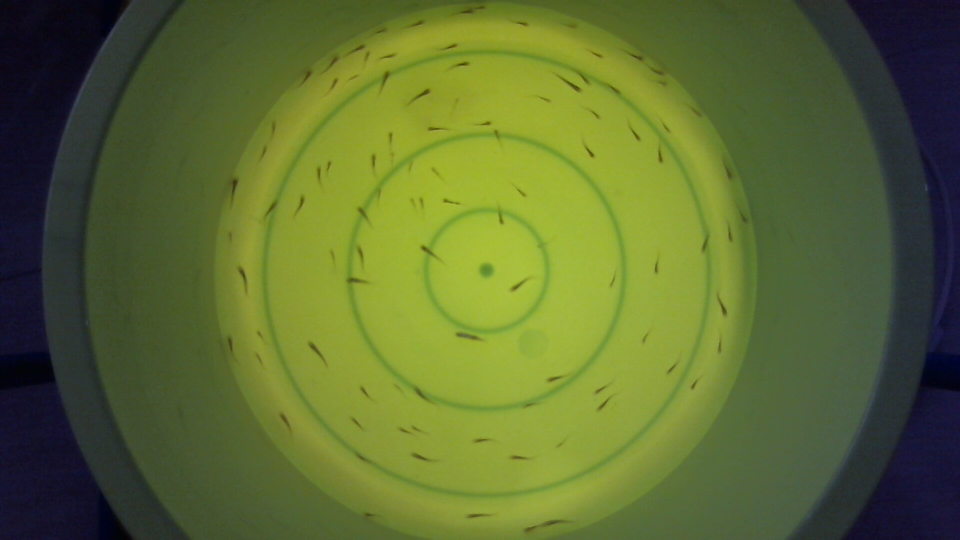
#> input picture IMAGES/100/my_photo-1.jpg, 1920 x 1080 px (shown at 1/2 size); its folder holds 5 pictures in this run
$ jupyter execute --allow-errors fry_preprocessing.ipynb
#> lines starting #> are read from the running program, lines starting #| are printed output that depends on the picture; after the words box and inside, x2 and y2 are one past the last pixel; in counts of white or black regions, pixels touching at a corner belong together
[cell 1]
import cv2 as cv
import numpy as np
import os
import pandas as pd

[cell 2]
# Function for opening image
def get_img(img_path, grayscale=True):
#> called with img_path = './IMAGES/100/my_photo-1.jpg', grayscale = True
    img = cv.imread(img_path)
#> img is the input picture: shape (1080, 1920, 3); mean B, G, R 49.3, 107.5, 93.1
    if grayscale:
        return cv.cvtColor(img, cv.COLOR_BGR2GRAY)
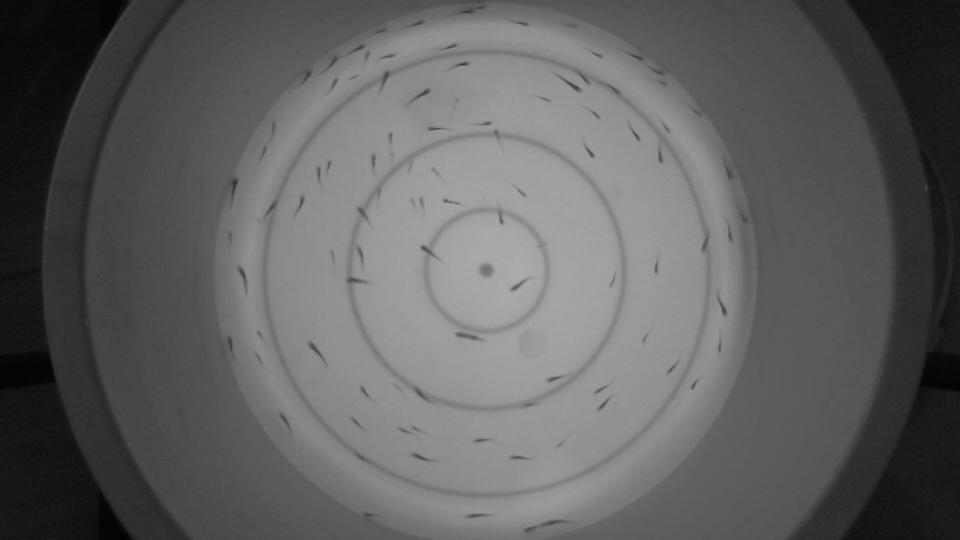
#> returned value: shape (1080, 1920) (shown at 1/2 size); min 0, max 179, mean 96.5
#> call 2 of get_img, with img_path = './IMAGES/100/background.jpg', grayscale = True
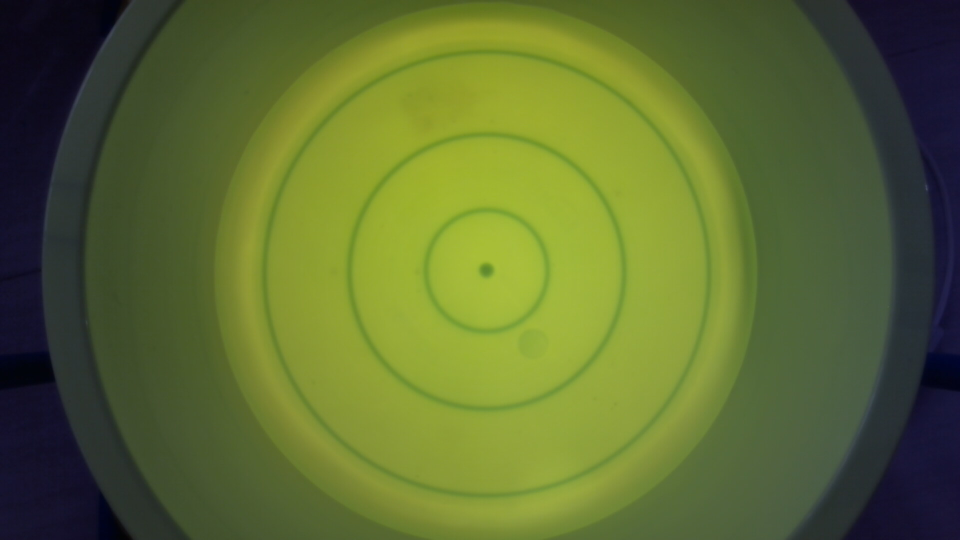
#> input picture IMAGES/100/background.jpg, 1920 x 1080 px (shown at 1/2 size)
#> in get_img, img is the input picture: shape (1080, 1920, 3); mean B, G, R 49.4, 107.8, 93.4
    return img

# Function for cropping image
def crop_img(img):
    img_centerX = img.shape[1] // 2
#> img_centerX = 960
    img_centerY = img.shape[0] // 2
#> img_centerY = 540

    # Initialize mask to use
    mask = np.zeros(img.shape, dtype=np.uint8)

    # Crop the image
    region_to_cut = cv.ellipse(mask, (img_centerX, img_centerY), (547, 547), 0, 0, 360, 255, -1)
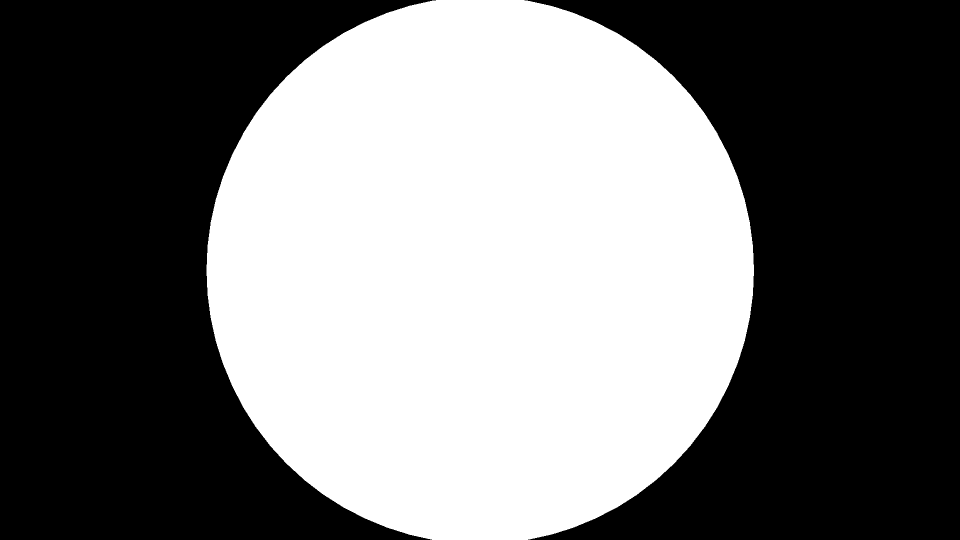
#> mask: shape (1080, 1920) (shown at 1/2 size); 45.3% white; 1 white region, box (x1, y1, x2, y2) and area: (413, 0, 1508, 1080) 938950
    cropped_img = cv.bitwise_or(img, img, mask=region_to_cut)
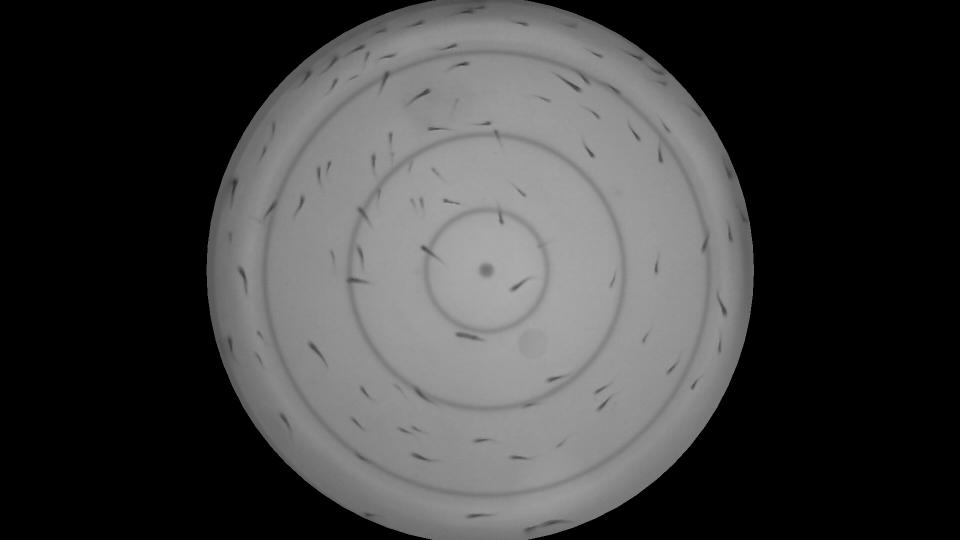
#> cropped_img: shape (1080, 1920) (shown at 1/2 size); min 0, max 179, mean 63.1
    return cropped_img[:, img_centerX-600:img_centerX+600]
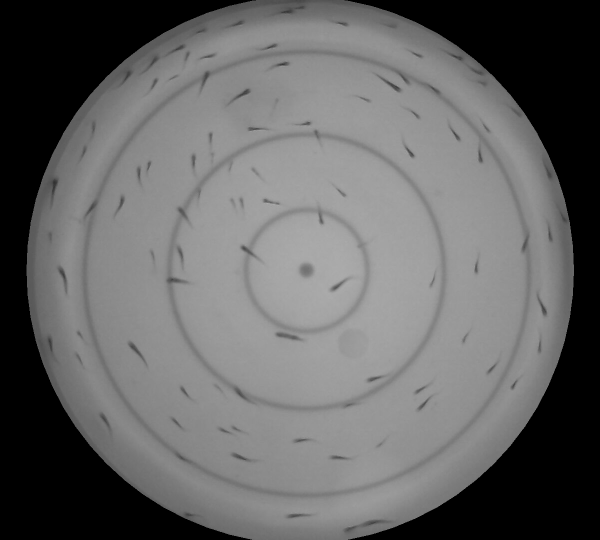
#> returned value: shape (1080, 1200) (shown at 1/2 size); min 0, max 179, mean 100.9

# Gaussian Blur Function
def gaussian_blur(img, kernel_a, kernel_b):
    return cv.GaussianBlur(img, (kernel_a, kernel_b), 0)

# Remove the background from the fry image
def img_diff(img, bg_img):
    return cv.absdiff(img, bg_img)
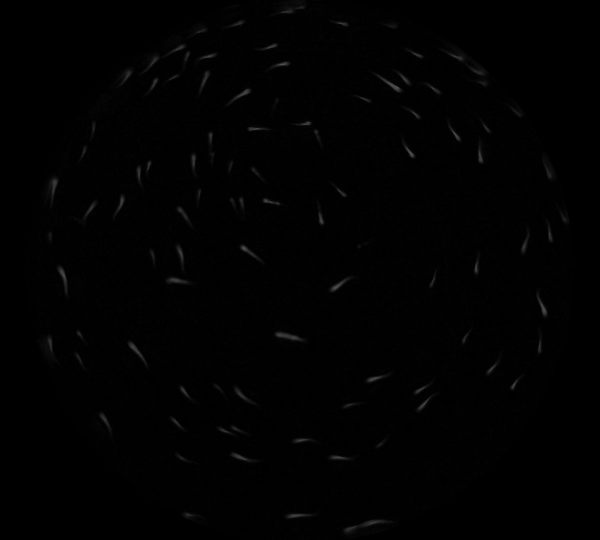
#> returned value: shape (1080, 1200) (shown at 1/2 size); min 0, max 92, mean 1.4

# Image Segmentation Using Thresholding Function
def threshold_img(diff_img, type='OTSU', block=0, c=0):
#> called with type = 'ADAPTIVE', block = 37, c = 5
    if type == 'OTSU':
        _, thresh_img = cv.threshold(diff_img, 0, 255, cv.THRESH_BINARY + cv.THRESH_OTSU)
        return thresh_img
    return cv.adaptiveThreshold(diff_img, 256, cv.ADAPTIVE_THRESH_GAUSSIAN_C, cv.THRESH_BINARY, block, c)
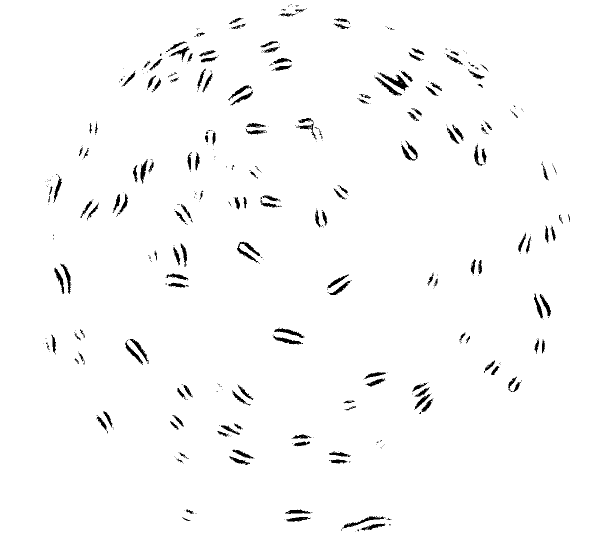
#> returned value: shape (1080, 1200) (shown at 1/2 size); 97.9% white; 459 black regions (295 under 20 px)

# Histogram Counter
def histogram_counter(thres_img, pixel_to_count='white'):
    if pixel_to_count == 'white':
        return np.count_nonzero(thres_img == 255)
    return np.count_nonzero(thres_img == 0)

# Countour Detection
def contour_detection(thres_img):
    contours, _ = cv.findContours(thres_img, cv.RETR_TREE, cv.CHAIN_APPROX_SIMPLE)
    return contours

[cell 3]
# Path to the images (100)
path = './IMAGES/100/'
list_images_100 = [f for f in os.listdir(path) if f.startswith('my_photo')]
list_paths_100 = [path + f for f in list_images_100]

# Path to the images (200)
path = './IMAGES/200/'
#> (the rest of this cell did not finish here and is left out)

Initialize Dataframes

[cell 4]
df = pd.DataFrame(columns=['white_pixels', 'contours', 'label'])
os.makedirs('./exported_df', exist_ok=True)

[cell 5]
# Image with 100
df_100 = df.copy()
for img_path in list_paths_100:
    # Initialize the images
    img = get_img(img_path)
    bg_img = get_img('./IMAGES/100/background.jpg')

    # Crop the images
    img = crop_img(img)
    bg_img = crop_img(bg_img)

    # Image Difference
    diff_img = img_diff(img, bg_img)

    # Adaptive Gaussian Threshold
    thresh_img = threshold_img(diff_img, type="ADAPTIVE", block=37, c=5)
    cv.imshow('sample', thresh_img)

    # Histogram (White Pixel) Counter
    white_pixels = histogram_counter(thresh_img)
#> white_pixels = 1269378

    # Length of Contours
    contours = contour_detection(thresh_img)
#> in contour_detection, `contours, _ = cv.findContours(thres_img, cv.RETR_TREE, cv.CHAIN_APPROX..`: contours = 827 contours, 644 with area under 20; largest, box (x1, y1, x2, y2) and area: (0, 0, 1200, 1080) 1293721, (755, 144, 819, 183) 714, (473, 482, 521, 526) 678, (684, 1031, 769, 1059) 550, (591, 235, 634, 280) 509
    df_100 = pd.concat([df_100, pd.DataFrame({'white_pixels': [white_pixels], 'contours': [len(contours)], 'label': [100]})], ignore_index=True)
#> df_100 = table of 1 rows and 3 columns
#> pass 2 of the loop `for img_path in list_paths_100:`:
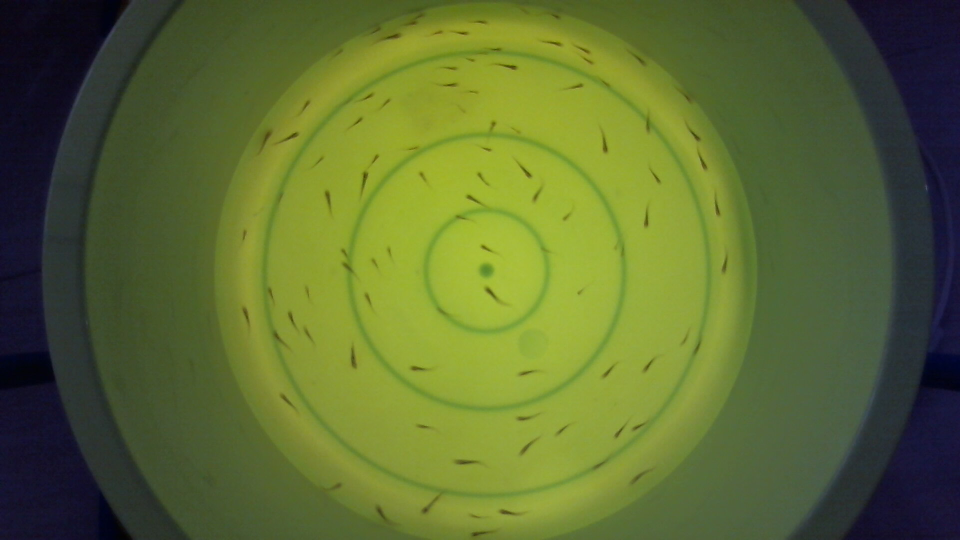
#> input picture IMAGES/100/my_photo-11.jpg, 1920 x 1080 px (shown at 1/2 size)
#> in get_img, img is the input picture: shape (1080, 1920, 3); mean B, G, R 49.4, 107.5, 93
#> in crop_img (call 3), `cropped_img = cv.bitwise_or(img, img, mask=region_to_cut)`:
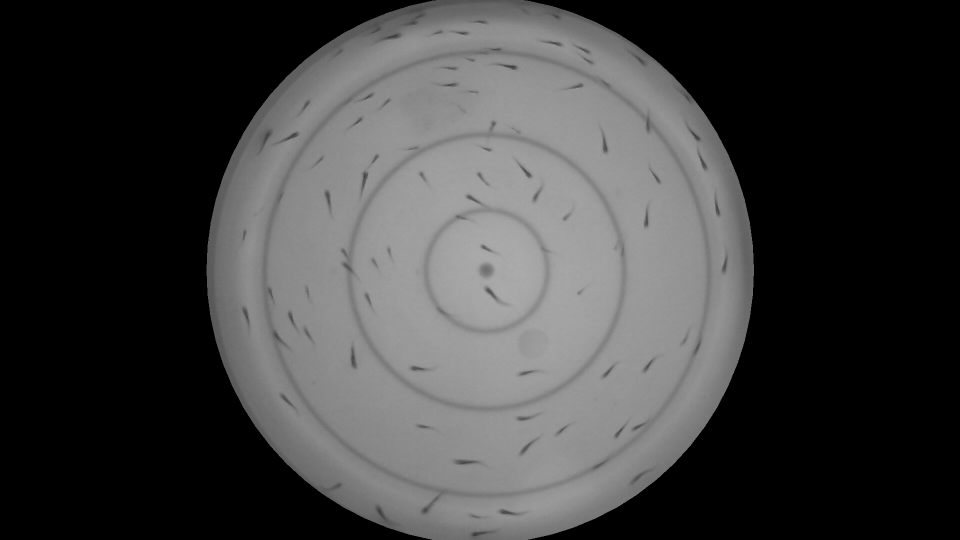
#> cropped_img: shape (1080, 1920) (shown at 1/2 size); min 0, max 173, mean 63
#> in threshold_img (call 2), `return cv.adaptiveThreshold(diff_img, 256, cv.ADAPTIVE_THRESH_GAUSSIAN..`:
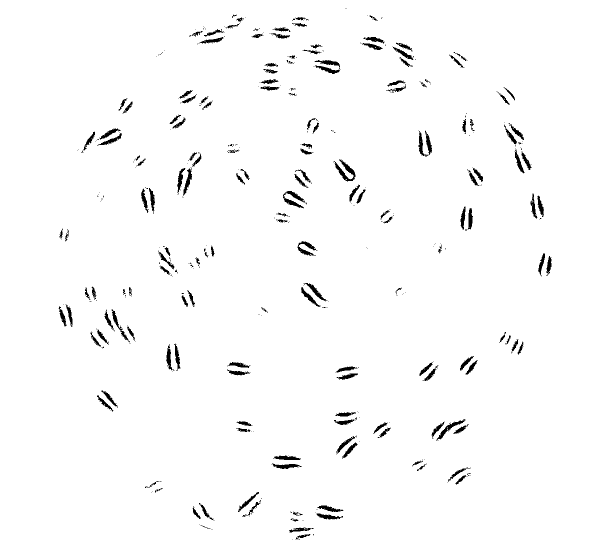
#> returned value: shape (1080, 1200) (shown at 1/2 size); 97.8% white; 463 black regions (300 under 20 px)
#> white_pixels = 1267853
#> in contour_detection (call 2), `contours, _ = cv.findContours(thres_img, cv.RETR_TREE, cv.CHAIN_APPROX..`: contours = 875 contours, 693 with area under 20; largest, box (x1, y1, x2, y2) and area: (0, 0, 1200, 1080) 1293718, (668, 318, 712, 364) 762, (565, 381, 612, 417) 670, (871, 837, 932, 882) 538, (594, 481, 633, 513) 530
#> df_100 = table of 2 rows and 3 columns
#> pass 3 of the loop `for img_path in list_paths_100:`:
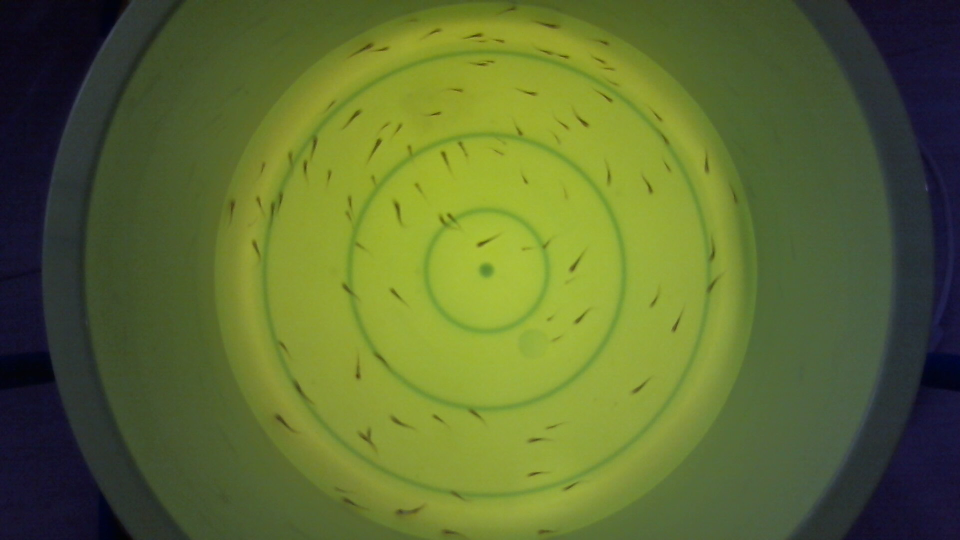
#> input picture IMAGES/100/my_photo-12.jpg, 1920 x 1080 px (shown at 1/2 size)
#> in get_img, img is the input picture: shape (1080, 1920, 3); mean B, G, R 49.3, 107.4, 93.1
#> in crop_img (call 5), `cropped_img = cv.bitwise_or(img, img, mask=region_to_cut)`:
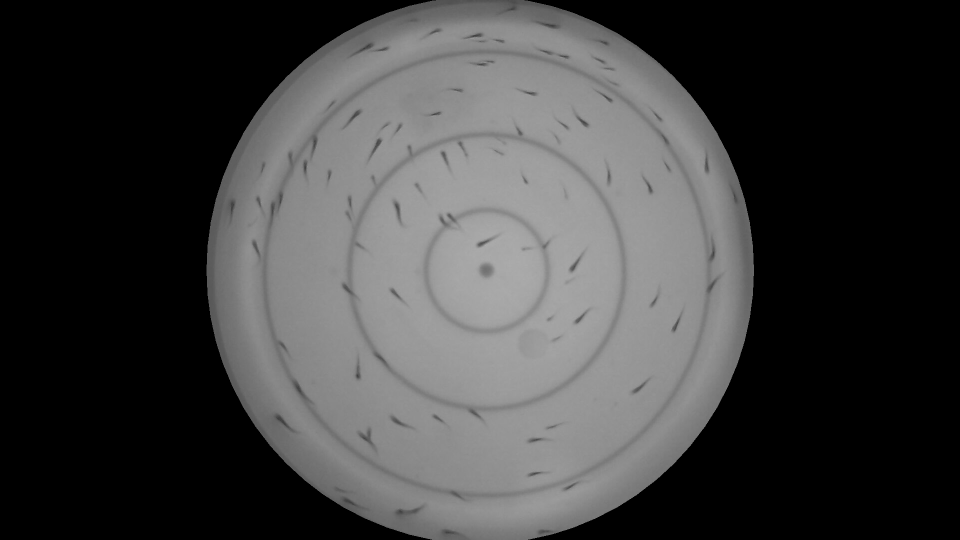
#> cropped_img: shape (1080, 1920) (shown at 1/2 size); min 0, max 174, mean 63
#> in threshold_img (call 3), `return cv.adaptiveThreshold(diff_img, 256, cv.ADAPTIVE_THRESH_GAUSSIAN..`:
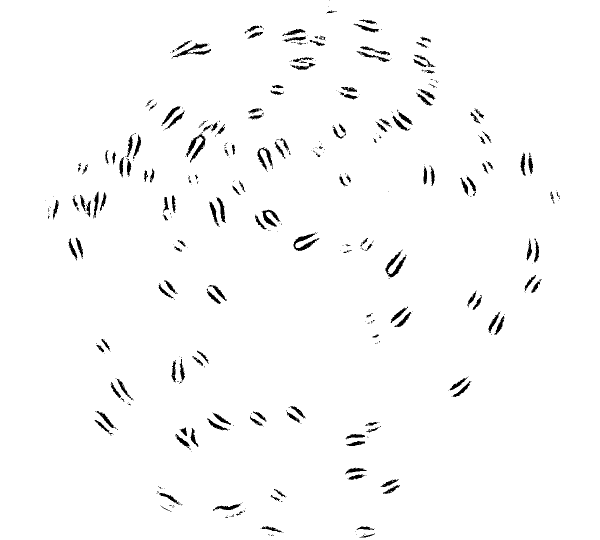
#> returned value: shape (1080, 1200) (shown at 1/2 size); 97.9% white; 459 black regions (297 under 20 px)
#> white_pixels = 1268965
#> in contour_detection (call 3), `contours, _ = cv.findContours(thres_img, cv.RETR_TREE, cv.CHAIN_APPROX..`: contours = 808 contours, 630 with area under 20; largest, box (x1, y1, x2, y2) and area: (0, 0, 1200, 1080) 1293720, (371, 266, 412, 326) 810, (770, 500, 813, 556) 788, (586, 465, 640, 503) 745, (345, 85, 423, 116) 733
#> df_100 = table of 3 rows and 3 columns
#> the loop made 4 passes; the first 3 are shown

df_100.head()
#> Out = table of 4 rows and 3 columns

[cell 6]
# Image with 200
df_200 = df.copy()
#> (the rest of this cell did not finish here and is left out)

[cell 7]
# Image with 300
df_300 = df.copy()
#> (the rest of this cell did not finish here and is left out)

[cell 8]
# Image with 400
df_400 = df.copy()
#> (the rest of this cell did not finish here and is left out)

[cell 9]
# Merge Dataframes
df = pd.concat([df_100, df_200, df_300, df_400], ignore_index=True)
#> df = table of 4 rows and 3 columns
df.head()
#> Out = table of 4 rows and 3 columns

[cell 10]
# Randomize the Dataframe
df = df.sample(frac=1).reset_index(drop=True)
df.head()
#> Out = table of 4 rows and 3 columns
